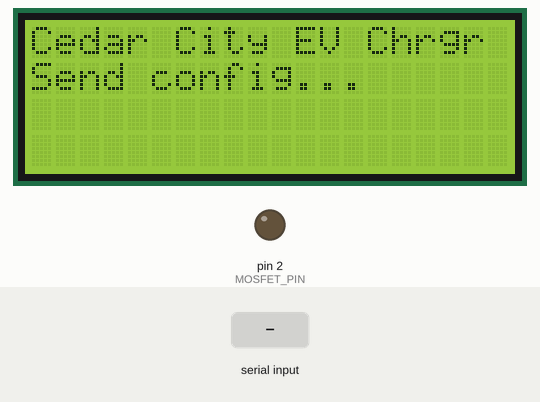
A sketch run on a simulated Arduino Uno, built with avr-gcc and run on an emulated ATmega328P. On the bench: 20×4 character LCD, output pins drawn as LEDs (lit = HIGH). The inputs (shaded band) are chosen by the test bench. What the sketch prints to the serial monitor is not drawn.

Above: at 1.4 s.
1.5 s: "START\n" received over Serial
At 2.0 s:
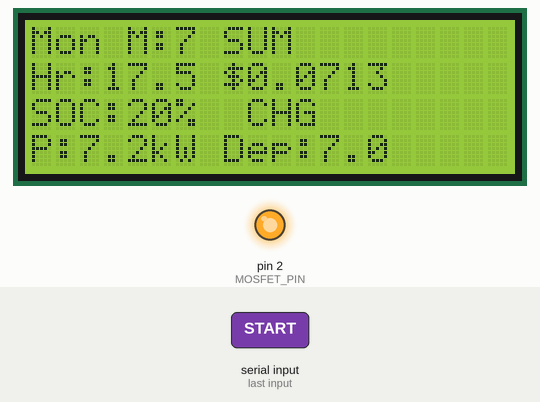
3.0 s: "T=\n" received over Serial
At 3.9 s:
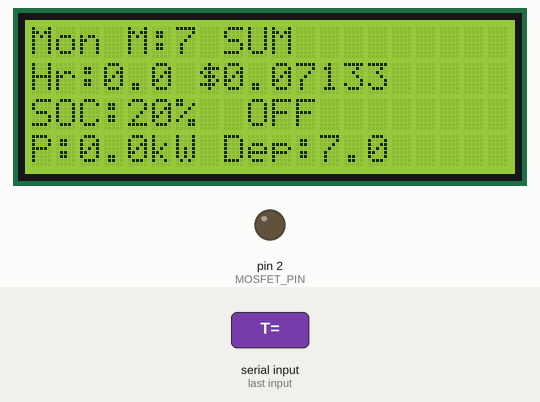
4.5 s: "M=\n" received over Serial
At 5.4 s:
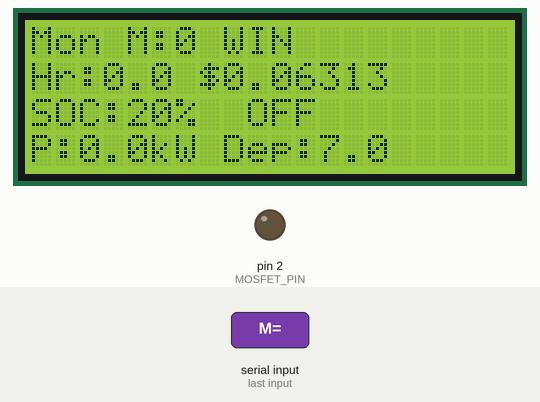
6.1 s: "DOW=\n" received over Serial
At 6.9 s:
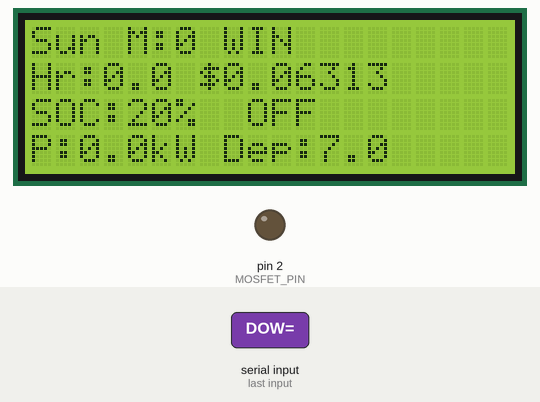
7.6 s: "SOC=\n" received over Serial
At 8.8 s:
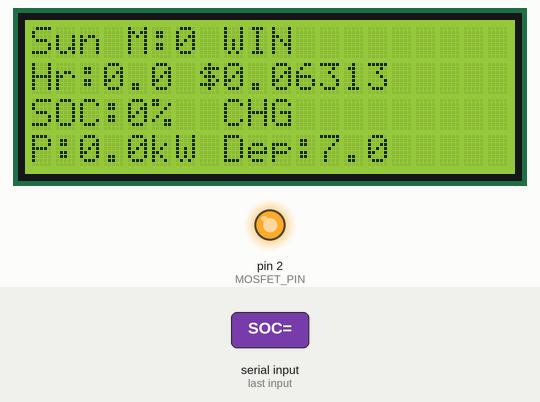
Timing chart, 0 to 10.6 s (numbered marks = the images above; inputs shaded):
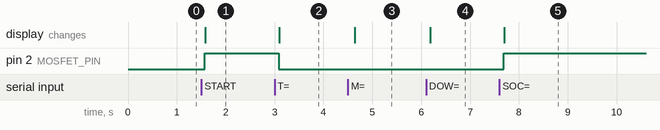

The sketch:

cedar_city_tou_charger.ino
```cpp
#include <LiquidCrystal.h>

// ── LCD ──────────────────────────────────────────────────────
const int rs = 7, en = 8, d4 = 9, d5 = 10, d6 = 11, d7 = 12;
LiquidCrystal lcd(rs, en, d4, d5, d6, d7);

// ── Pins ─────────────────────────────────────────────────────
const int MOSFET_PIN = 2;

// ── Battery / Charging ───────────────────────────────────────
const float Ebat    = 10.0;   // kWh
const float Pmax    = 7.2;    // kW
const float eta     = 0.92;
const float SOC_req = 0.80;
const float SOC_res = 0.10;

// ── Cedar City TOU Rates (effective Dec 1 2025) ──────────────
// On-peak  (weekdays 6pm-10pm):
//   June-Sep  → 32.0834 ¢/kWh
//   Oct-May   → 28.3924 ¢/kWh
// Off-peak (all other times):
//   June-Sep  →  7.1296 ¢/kWh
//   Oct-May   →  6.3094 ¢/kWh

// ── Time Discretization ──────────────────────────────────────
const float dt = 0.5;   // 30 min slots
const int   N  = 48;

// ── USER INPUT VARIABLES (SET VIA SERIAL) ────────────────────
float START_TIME = 17.5;  // current hour (24h decimal)
float SOC0       = 0.20;  // initial SOC (0.0 - 1.0)
float ARRIVAL    = 17.5;  // plug-in time (24h decimal)
float DEPARTURE  = 7.0;   // departure time (24h decimal)
int   MONTH      = 7;     // 1=Jan ... 12=Dec  (determines season)
int   DOW        = 1;     // Day of week: 0=Sun, 1=Mon...5=Fri, 6=Sat
                          // On-peak only applies Mon-Fri

// ── State ────────────────────────────────────────────────────
float P_schedule[N];
float rate[N];
float currentSOC;

unsigned long startMillis;
bool configured = false;

// ============================================================
// CEDAR CITY TOU RATE
// Peak window: weekdays (Mon-Fri) 6pm (18:00) - 10pm (22:00)
// Season:  June(6)-Sep(9) = summer,  Oct(10)-May(5) = winter
// ============================================================
bool isSummer() {
  return (MONTH >= 6 && MONTH <= 9);
}

bool isWeekday() {
  return (DOW >= 1 && DOW <= 5);   // Mon=1 ... Fri=5
}

float getRate(float h) {
  // On-peak window: 18:00 - 22:00, weekdays only
  bool onPeak = isWeekday() && (h >= 18.0 && h < 22.0);

  if (isSummer()) {
    return onPeak ? 0.320834 : 0.071296;
  } else {
    return onPeak ? 0.283924 : 0.063094;
  }
}

// ============================================================
// BUILD OPTIMAL SCHEDULE
// ============================================================
void buildSchedule() {
  for (int i = 0; i < N; i++) {
    float h = i * dt;
    rate[i] = getRate(h);
    P_schedule[i] = 0;
  }

  int a = (int)(ARRIVAL   / dt);
  int d = (int)(DEPARTURE / dt);

  int idx[N];
  int len = 0;

  // handle overnight window
  if (d < a) {
    for (int i = a; i < N; i++) idx[len++] = i;
    for (int i = 0; i <= d;  i++) idx[len++] = i;
  } else {
    for (int i = a; i <= d;  i++) idx[len++] = i;
  }

  float Ereq = max((SOC_req - SOC0) * Ebat, 0.0f);
  float Erem = Ereq;

  // sort slots cheapest first (bubble sort)
  for (int i = 0; i < len - 1; i++) {
    for (int j = i + 1; j < len; j++) {
      if (rate[idx[j]] < rate[idx[i]]) {
        int tmp = idx[i];
        idx[i]  = idx[j];
        idx[j]  = tmp;
      }
    }
  }

  for (int i = 0; i < len && Erem > 0; i++) {
    int k = idx[i];
    float Emax = Pmax * dt * eta;
    float Eadd = min(Emax, Erem);
    P_schedule[k] = Eadd / (dt * eta);
    Erem -= Eadd;
  }

  currentSOC = SOC0;
}

// ============================================================
// SIMULATED CLOCK
// ============================================================
float getCurrentHour() {
  float elapsed = (millis() - startMillis) / 3600000.0;
  float h = START_TIME + elapsed;
  while (h >= 24.0) h -= 24.0;
  return h;
}

// ============================================================
// HELPER: DOW name string
// ============================================================
const char* dowName() {
  const char* days[] = {"Sun","Mon","Tue","Wed","Thu","Fri","Sat"};
  if (DOW < 0 || DOW > 6) return "???";
  return days[DOW];
}

// ============================================================
// SERIAL CONFIG  (live updates during run)
// ============================================================
void checkSerial() {
  if (!Serial.available()) return;
  String s = Serial.readStringUntil('\n');
  s.trim();

  bool rebuild = false;

  if (s.startsWith("T="))   { START_TIME = s.substring(2).toFloat(); }
  if (s.startsWith("SOC=")) { SOC0 = s.substring(4).toFloat(); currentSOC = SOC0; }
  if (s.startsWith("A="))   { ARRIVAL    = s.substring(2).toFloat(); rebuild = true; }
  if (s.startsWith("D="))   { DEPARTURE  = s.substring(2).toFloat(); rebuild = true; }
  if (s.startsWith("M="))   { MONTH      = (int)s.substring(2).toFloat(); rebuild = true; }
  if (s.startsWith("DOW=")) { DOW        = (int)s.substring(4).toFloat(); rebuild = true; }
  if (s.startsWith("REBUILD")) rebuild = true;

  if (rebuild) {
    buildSchedule();
    Serial.print("Schedule rebuilt. Season: ");
    Serial.print(isSummer() ? "Summer" : "Winter");
    Serial.print("  Day: ");
    Serial.print(isWeekday() ? "Weekday" : "Weekend");
    Serial.println(isWeekday() ? " (peak 6-10pm)" : " (no peak today)");
  }

  Serial.println("Parameter updated.");
}

// ============================================================
// SETUP
// ============================================================
void setup() {
  Serial.begin(9600);
  pinMode(MOSFET_PIN, OUTPUT);

  lcd.begin(20, 4);
  lcd.print("Cedar City EV Chrgr");
  lcd.setCursor(0, 1);
  lcd.print("Send config...");

  Serial.println("=== CEDAR CITY EV CHARGER ===");
  Serial.println("TOU Rates (effective Dec 1 2025):");
  Serial.println("  On-peak  (wkdy 6pm-10pm):");
  Serial.println("    Summer (Jun-Sep): 32.0834 c/kWh");
  Serial.println("    Winter (Oct-May): 28.3924 c/kWh");
  Serial.println("  Off-peak (all other times):");
  Serial.println("    Summer (Jun-Sep):  7.1296 c/kWh");
  Serial.println("    Winter (Oct-May):  6.3094 c/kWh");
  Serial.println("-------------------------------");
  Serial.println("Enter parameters (one per line):");
  Serial.println("  T=<current hour 0-23.9>  e.g. T=17.5");
  Serial.println("  SOC=<0.0-1.0>            e.g. SOC=0.2");
  Serial.println("  A=<arrival hour>         e.g. A=17.5");
  Serial.println("  D=<departure hour>       e.g. D=7.0");
  Serial.println("  M=<month 1-12>           e.g. M=7  (July)");
  Serial.println("  DOW=<0=Sun...6=Sat>      e.g. DOW=1 (Mon)");
  Serial.println("Then type: START");

  while (!configured) {
    if (Serial.available()) {
      String s = Serial.readStringUntil('\n');
      s.trim();

      if      (s.startsWith("T="))   START_TIME = s.substring(2).toFloat();
      else if (s.startsWith("SOC=")) SOC0       = s.substring(4).toFloat();
      else if (s.startsWith("A="))   ARRIVAL    = s.substring(2).toFloat();
      else if (s.startsWith("D="))   DEPARTURE  = s.substring(2).toFloat();
      else if (s.startsWith("M="))   MONTH      = (int)s.substring(2).toFloat();
      else if (s.startsWith("DOW=")) DOW        = (int)s.substring(4).toFloat();
      else if (s == "START")         configured = true;

      if (!configured) {
        Serial.print("OK [M=");
        Serial.print(MONTH);
        Serial.print(" DOW=");
        Serial.print(dowName());
        Serial.println("] - send more or type START");
      }
    }
  }

  buildSchedule();
  startMillis = millis();

  Serial.print("Schedule built. Season: ");
  Serial.print(isSummer() ? "Summer" : "Winter");
  Serial.print("  Day: ");
  Serial.println(isWeekday() ? "Weekday (peak 6-10pm)" : "Weekend (no peak)");
  Serial.println("(Live: T= SOC= A= D= M= DOW= REBUILD accepted anytime)");

  lcd.clear();
}

// ============================================================
// LOOP
// ============================================================
void loop() {
  checkSerial();

  float hour = getCurrentHour();
  int   step = (int)(hour / dt);
  if (step >= N) step = N - 1;

  bool shouldCharge = (P_schedule[step] > 0.01);
  bool onPeak = isWeekday() && (hour >= 18.0 && hour < 22.0);

  // Charging logic with reserve / full cutoffs
  if (currentSOC < SOC_res) {
    digitalWrite(MOSFET_PIN, HIGH);   // emergency charge
  } else if (currentSOC >= SOC_req) {
    digitalWrite(MOSFET_PIN, LOW);    // full
  } else if (shouldCharge) {
    digitalWrite(MOSFET_PIN, HIGH);   // scheduled slot
  } else {
    digitalWrite(MOSFET_PIN, LOW);    // waiting for cheaper slot
  }

  // Crude SOC integration
  if (digitalRead(MOSFET_PIN)) {
    float dSOC = (Pmax * eta * 0.75 / 3600.0) / Ebat;
    currentSOC += dSOC;
    if (currentSOC > 1.0) currentSOC = 1.0;
  }

  // ── LCD Display ──────────────────────────────────────────
  lcd.setCursor(0, 0);
  lcd.print(dowName());
  lcd.print(" M:");
  lcd.print(MONTH);
  lcd.print(isSummer() ? " SUM" : " WIN");
  lcd.print(onPeak     ? " PK " : "    ");

  lcd.setCursor(0, 1);
  lcd.print("Hr:");
  lcd.print(hour, 1);
  lcd.print(" $");
  lcd.print(rate[step], 4);

  lcd.setCursor(0, 2);
  lcd.print("SOC:");
  lcd.print(currentSOC * 100, 0);
  lcd.print("%  ");
  lcd.print(digitalRead(MOSFET_PIN) ? "CHG " : "OFF ");

  lcd.setCursor(0, 3);
  lcd.print("P:");
  lcd.print(P_schedule[step], 1);
  lcd.print("kW Dep:");
  lcd.print(DEPARTURE, 1);

  delay(750);
}
```

Measured:
- after the input at 1.5 s, pin 2 (MOSFET_PIN): LOW → HIGH after 0.07 s; the display: changes after 0.08 s (image 1)
- after the input at 3.0 s, pin 2 (MOSFET_PIN): HIGH → LOW after 0.09 s; the display: changes after 0.10 s (image 2)
- after the input at 4.5 s, the display: changes after 0.14 s (image 3)
- after the input at 6.1 s, the display: changes after 0.08 s (image 4)
- after the input at 7.6 s, pin 2 (MOSFET_PIN): LOW → HIGH after 0.09 s; the display: changes after 0.10 s (image 5)
